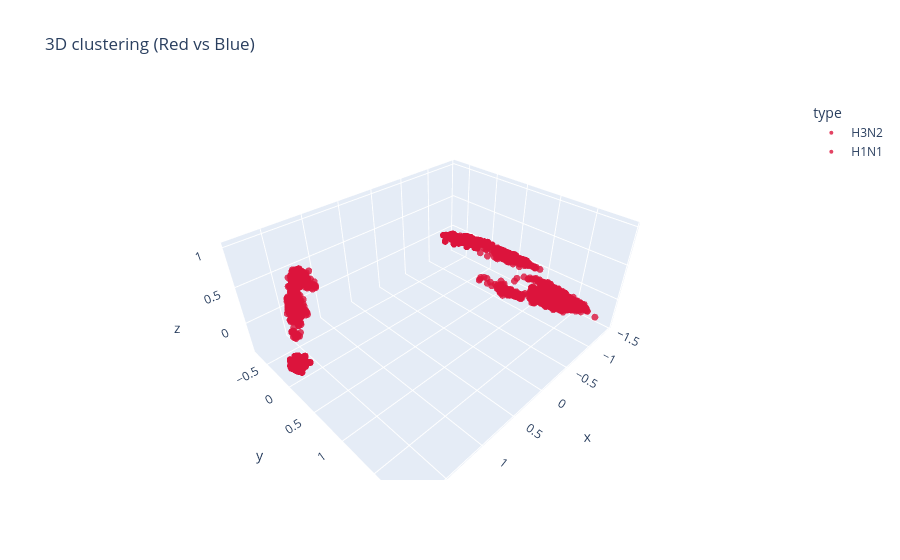

Write notebook code for a chart like this one.
### Code cell
import plotly.express as px
import pandas as pd


df = pd.DataFrame(X_3d, columns=['x', 'y', 'z'])
df['cluster'] = labels.astype(str)
df['type'] = all_df['Type'].tolist()
df['virusDate'] = all_df['virusDate'].tolist()
df['virusIslID'] = all_df['virusIslID'].tolist()
# 1. 确保 type 只有两类
# assert df['type'].nunique() == 4, 'type 必须是恰好两类'

# 2. 手动指定颜色：红 & 蓝
# color_map = {'H1N1': 'red',   # 把 'class_A' 换成你实际的第一类名称
#              'H3N2': 'blue',
#              '43': 'yellow'}  # 把 'class_B' 换成第二类名称
# color_map = {'H1N1': 'red',   # 把 'class_A' 换成你实际的第一类名称
#              'H3N2': 'blue',
        #      'H1N1_CDC': 'yellow',
        #      'H3N2_CDC': 'green',
        #      'H1N1_43': 'rgba(125,125,125,10)',
        #      'H3N2_43': 'rgba(255,255,0,1)'}  # 把 'class_B' 换成第二类名称
color_map = {
    'H1N1': 'rgba(220,  20,  60, 1)',   # 鲜红（实色）
    'H3N2': 'rgba(220,  20,  60, 1)',   # 深蓝（实色）

    # 'H1N1_CDC': 'rgba(  0,  90, 181, 0.1)',
    # 'H3N2_CDC': 'rgba(  0,  90, 181, 0.1)',

    # 'H1N1_CNIC': 'rgba(255, 255, 0, 0.10)',
    # 'H3N2_CNIC': 'rgba(255, 255, 0, 0.10)',

    'H1N1_2024NH': 'rgba(  0, 255, 255, 0.10)', # 霓虹青 10 % 不透明
    'H3N2_2024NH': 'rgba(  0, 255, 255, 0.10)',

    'H1N1_2024SH': 'rgba(255,   0, 255, 0.10)', # 霓虹紫 10 % 不透明
    'H3N2_2024SH': 'rgba(255,   0, 255, 0.10)',

    'H1N1_2025NH': 'rgba(0,   255, 255, 0.10)', # 霓虹紫 10 % 不透明
    'H3N2_2025NH': 'rgba(0,   255, 255, 0.10)'
}

fig = px.scatter_3d(
        df, x='x', y='y', z='z',
        color='type',
        color_discrete_map=color_map,
        opacity=0.8,
        hover_data={'virusDate': True,   # 显示日期
                    'cluster': True,
                    'virusIslID': True},  
        title='3D clustering (Red vs Blue)'
)

fig.update_traces(marker=dict(size=4))
fig.show()

### Figure 1 — Plotly figure (JSON) as saved in the notebook; plotly's stock layout.template omitted (floating-point values rounded to 4 significant figures; data arrays with more than 128 entries replaced by an {"elided": "..."} marker saying what was removed)
{"data": [{"customdata": {"elided": "11634x3 str values"}, "hovertemplate": "type=H3N2<br>x=%{x}<br>y=%{y}<br>z=%{z}<br>virusDate=%{customdata[0]}<br>cluster=%{customdata[1]}<br>virusIslID=%{customdata[2]}<extra></extra>", "legendgroup": "H3N2", "marker": {"color": "rgba(220,  20,  60, 1)", "opacity": 0.8, "size": 4, "symbol": "circle"}, "mode": "markers", "name": "H3N2", "scene": "scene", "showlegend": true, "type": "scatter3d", "x": {"elided": "11634 float values"}, "y": {"elided": "11634 float values"}, "z": {"elided": "11634 float values"}}, {"customdata": {"elided": "8766x3 str values"}, "hovertemplate": "type=H1N1<br>x=%{x}<br>y=%{y}<br>z=%{z}<br>virusDate=%{customdata[0]}<br>cluster=%{customdata[1]}<br>virusIslID=%{customdata[2]}<extra></extra>", "legendgroup": "H1N1", "marker": {"color": "rgba(220,  20,  60, 1)", "opacity": 0.8, "size": 4, "symbol": "circle"}, "mode": "markers", "name": "H1N1", "scene": "scene", "showlegend": true, "type": "scatter3d", "x": {"elided": "8766 float values"}, "y": {"elided": "8766 float values"}, "z": {"elided": "8766 float values"}}], "layout": {"legend": {"title": {"text": "type"}, "tracegroupgap": 0}, "scene": {"domain": {"x": [0, 1], "y": [0, 1]}, "xaxis": {"title": {"text": "x"}}, "yaxis": {"title": {"text": "y"}}, "zaxis": {"title": {"text": "z"}}}, "title": {"text": "3D clustering (Red vs Blue)"}}}
